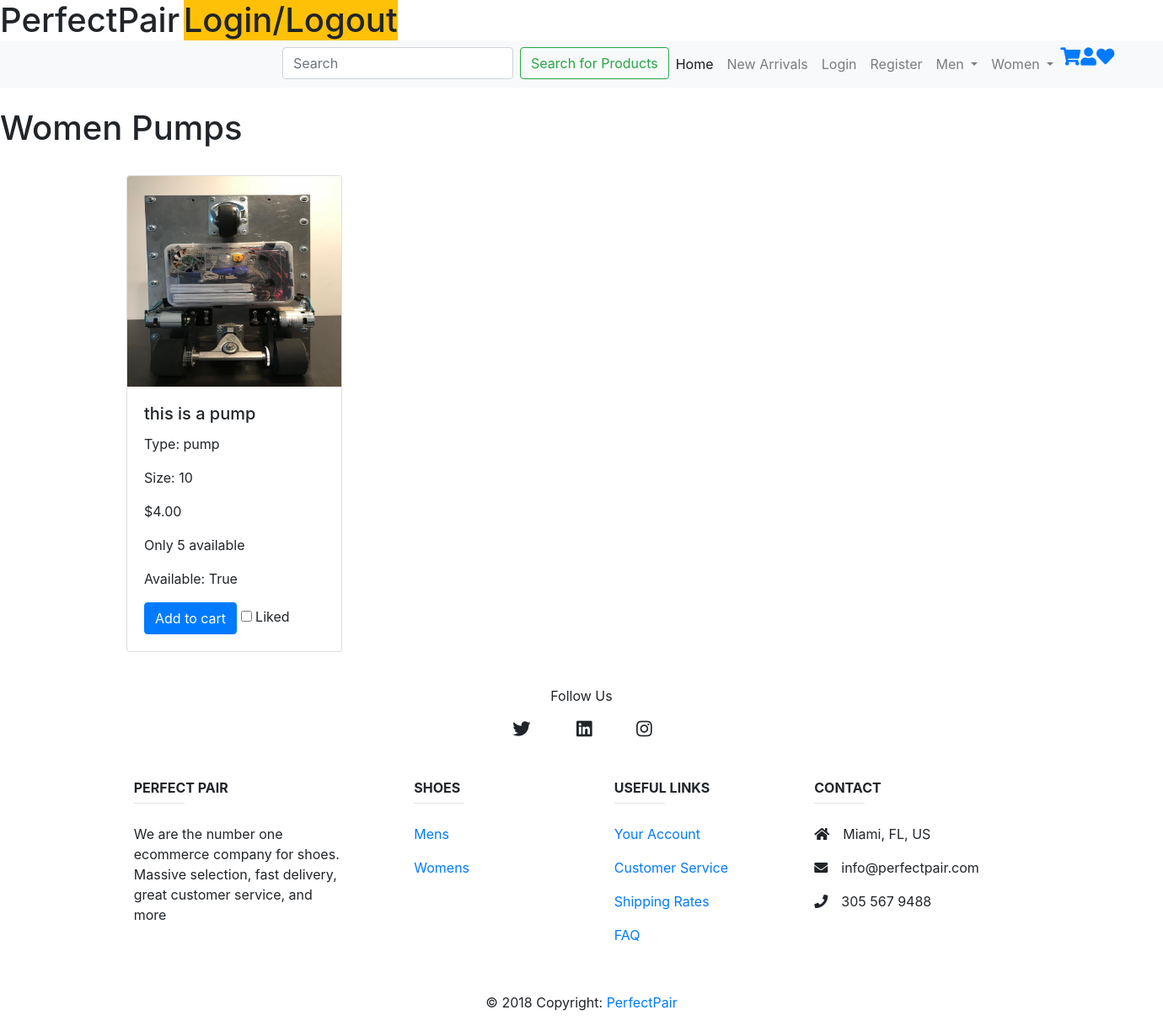
The page /shoe/women_pumps on the database its author committed.
### shoe/models.py (models this page shows, shortened)
class Shoe(models.Model):
	name 			= models.CharField(max_length=30, default="Boosts")
	image 			= models.ImageField(upload_to='shoe/', blank=True, null=True)
	style 			= models.CharField(max_length=20, default="sneakers")
	size 			= models.IntegerField(default=10)
	color 			= models.CharField(max_length=20, default="blue")
	brand 			= models.CharField(max_length=20, default="Nike")
	price 			= models.DecimalField(max_digits=4, decimal_places=2, default=4.00)
	availability 	= models.BooleanField(default=True)
	new 			= models.BooleanField(default=True)
	stock 			= models.IntegerField(default=5)
	gender_choices 	= (
        ('M', 'Male'),
        ('F', 'Female'),
    )
	gender 			= models.CharField(max_length=1, choices=gender_choices, default="M")
	date 			= models.DateField(("Date"), default=datetime.date.today)
	like 			= models.BooleanField(default=True)

### shoe/views.py (the view)
# urls.py: path('women_pumps', views.women_pumps, name="women_pumps"),
def women_pumps(request):
	template = 'shoe/women_pumps.html'
	shoe_list = Shoe.objects.all()
	context = {
		'shoe_list': shoe_list,
	}
	return render(request, template, context)

### shoe/templates/shoe/women_pumps.html
{% include "base.html" %}
{% load static %}
{% block content %}
<h1>Women Pumps</h1>
        <div class='card-columns mr-2'>
            {% for shoe in shoe_list %}
                {% if shoe.style == 'pump' and shoe.gender == 'F' %}
                    <div class="mb-4 mt-4 card text-left" style="width:16rem;">
                    <img src="{{shoe.image.url}}" class="card-img-top" style="width:254px; height:250px">
                    <div class="card-body" class="shadow-lg p-3 mb-5 bg-white rounded">
                        <h5 class="card-title">{{shoe.name}}</h5>
                        <p class="card-text">Type: {{shoe.style}}</p>
                        <p class="card-text">Size: {{shoe.size}}</p>
                        <p class="card-text">${{shoe.price}}</p>
                        <p class="card-text">Only {{shoe.stock}} available</p>
                        <p class="card-text">Available: {{shoe.availability}}</p>
                        <a href="{% url 'shoe:cart_list' %}"class="btn btn-primary" name='q1'>Add to cart</a>
                        <input id="apto" type="checkbox">
                        <label for="apto">Liked</label>
                    </div>
                    </div>
                {% endif %}
            {% endfor %}
        </div>
{% include 'footer.html' %}
{% endblock %}

### static-storage/css/custom.css (style rules this page uses)
.card { display:inline-block; margin-right: 20px; position: relative; left: 150px; }

### rows shown on the page
Shoe: image (picture), name "this is a pump", style "pump", size "10", price "4.00", stock "5", availability "True"
